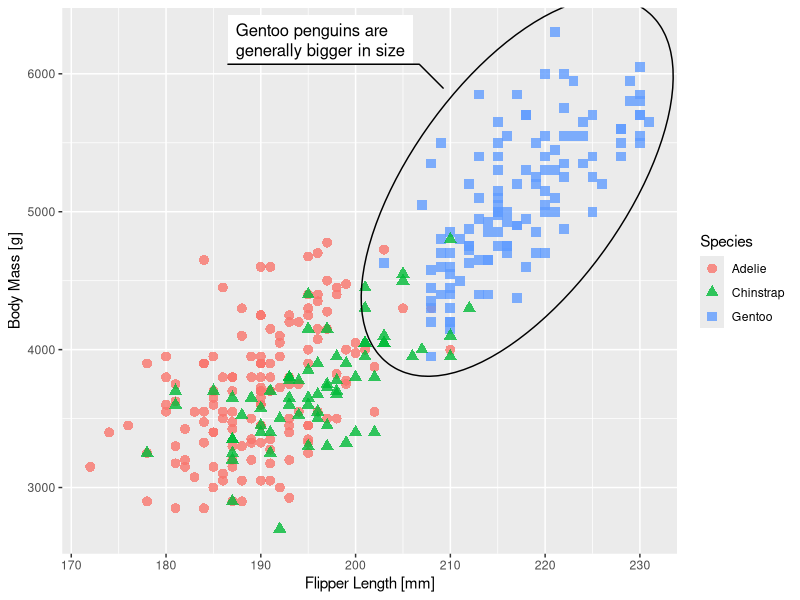

Here is the R script that generated this plot: (Note: this script raises an error after producing the figure.)
## ---- chunk 1
library(ggplot2)
library(ragg)
library(palmerpenguins)

# plot adapted from https://github.com/allisonhorst/palmerpenguins
p <- ggplot(na.omit(penguins), aes(x = flipper_length_mm, y = body_mass_g)) +
  geom_point(
    aes(color = species, shape = species),
    size = 3,
    alpha = 0.8
  ) + 
  ggforce::geom_mark_ellipse(
    aes(filter = species == "Gentoo", 
        description = "Gentoo penguins are generally bigger in size")
  ) + 
  labs(x = "Flipper Length [mm]", y = "Body Mass [g]",  colour = "Species", 
       shape = "Species")

pngfile <- fs::path(knitr::fig_path(),  "basis.png")

# I'm explicitly calling the device functions so you can see the dimensions 
# used
agg_png(pngfile, width = 20, height = 12, units = "cm", res = 300)
plot(p)
invisible(dev.off())
knitr::include_graphics(pngfile)
## ---- chunk 2
pngfile <- fs::path(knitr::fig_path(),  "large_basis.png")
agg_png(pngfile, width = 60, height = 36, units = "cm", res = 300)
plot(p)
invisible(dev.off())
knitr::include_graphics(pngfile)
## ---- chunk 3
p1 <- p + 
  theme_gray(base_size = 33)
pngfile <- fs::path(knitr::fig_path(),  "theming.png")
agg_png(pngfile, width = 60, height = 36, units = "cm", res = 300)
plot(p1)
invisible(dev.off())
knitr::include_graphics(pngfile)
## ---- chunk 4
p1 <- ggplot(na.omit(penguins), aes(x = flipper_length_mm, y = body_mass_g)) +
  geom_point(
    aes(color = species, shape = species),
    size = 9,
    alpha = 0.8
  ) + 
  ggforce::geom_mark_ellipse(
    aes(filter = species == "Gentoo", 
        description = "Gentoo penguins are generally bigger in size"),
    size = 1.5,
    label.fontsize = 36
  ) + 
  labs(x = "Flipper Length [mm]", y = "Body Mass [g]",  colour = "Species", 
       shape = "Species") + 
  theme_gray(base_size = 33)
pngfile <- fs::path(knitr::fig_path(),  "theming2.png")
agg_png(pngfile, width = 60, height = 36, units = "cm", res = 300)
plot(p1)
invisible(dev.off())
knitr::include_graphics(pngfile)
## ---- chunk 5
c(60, 36) *
  0.3937 * # convert to inch
  300 # convert to pixels
## ---- chunk 6
pngfile <- fs::path(knitr::fig_path(),  "resolution.png")
agg_png(pngfile, width = 7087, height = 4252, units = "px", res = 900)
plot(p)
invisible(dev.off())
knitr::include_graphics(pngfile)
## ---- chunk 7
pngfile <- fs::path(knitr::fig_path(),  "scaling.png")
agg_png(pngfile, width = 60, height = 36, units = "cm", res = 300, scaling = 3)
plot(p)
invisible(dev.off())
knitr::include_graphics(pngfile)
## ---- chunk 8
pngfile <- fs::path(knitr::fig_path(),  "small")
ggsave(
  pngfile, 
  p, 
  device = agg_png, 
  width = 10, height = 6, units = "cm", res = 300
)
knitr::include_graphics(pngfile)
## ---- chunk 9
pngfile <- fs::path(knitr::fig_path(),  "downscaling.png")
ggsave(
  pngfile, 
  p, 
  device = agg_png, 
  width = 10, height = 6, units = "cm", res = 300,
  scaling = 0.5
)
knitr::include_graphics(pngfile)
